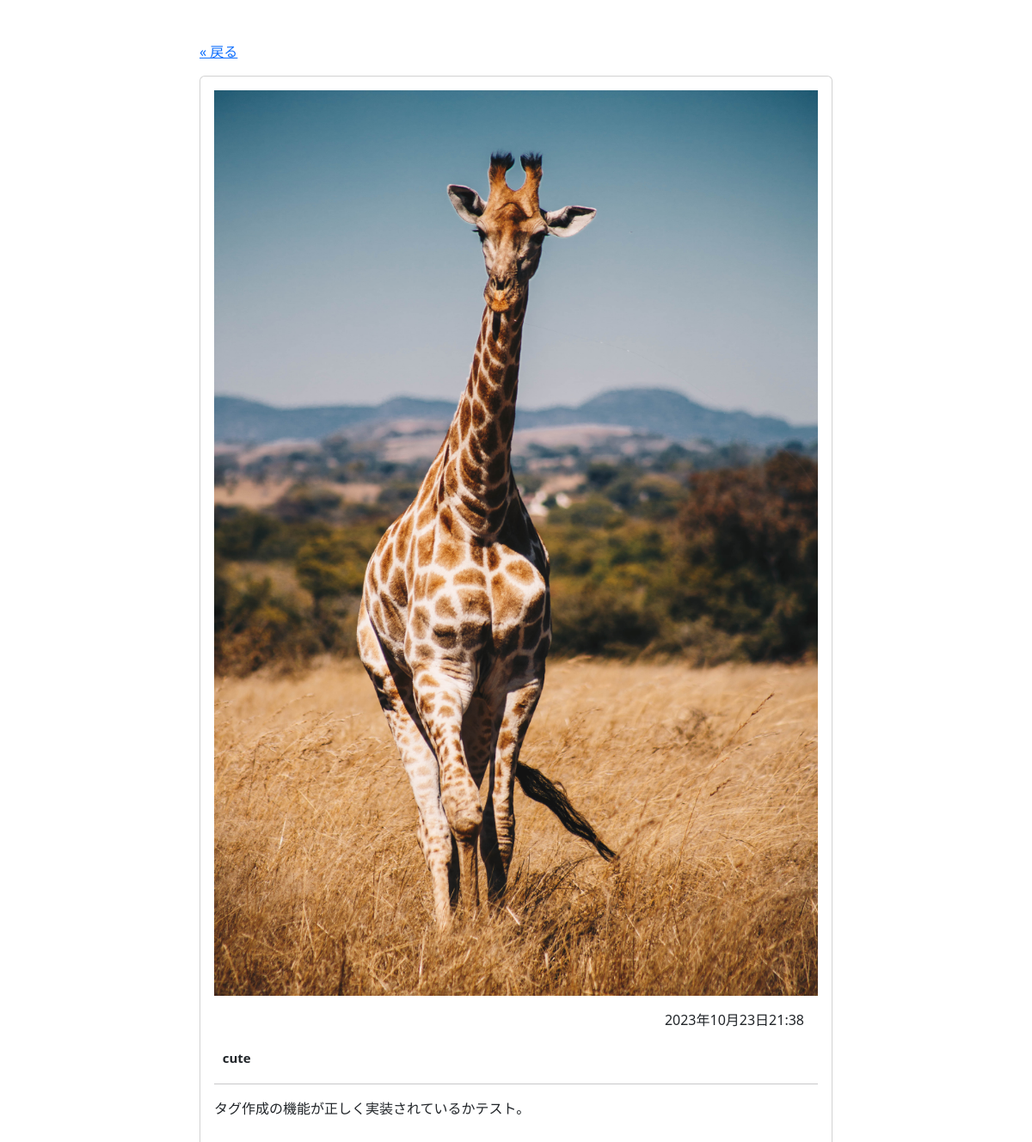
Page /photo/10 on the committed database.
### album/models.py (models this page shows, shortened)
class Photo(models.Model):
  image = models.ImageField(null=False, blank=False, upload_to="uploads/")
  description = models.TextField(null=True, blank=True)
  created_at = models.DateTimeField(auto_now_add=True)
  tags = models.ManyToManyField(Tag, blank=True)

class Tag(models.Model):
  name = models.CharField(max_length=32, primary_key=True)
  def __str__(self):
    return self.name

### album/views.py (the view)
# urls.py: path("photo/<int:pk>", PhotoDetailView.as_view(), name="photo-detail"),
class PhotoDetailView(DetailView):
  model = Photo
  template_name = "album/photo_detail.html"
  context_object_name = "photo"

### album/templates/album/photo_detail.html
{% extends "album/base.html" %}
{% block content %}
<div class="container">
  <div class="row justify-content-center">
    <div class="col-lg-8 col-md-10">
      <p><a href="{{request.META.HTTP_REFERER}}">« 戻る</a></p>
      <div class="card">
        <div class="card-body">
          <img src="{{ photo.image.url }}" class="img-fluid">
          <p class="m-3 text-end">{{ photo.created_at }}</p>
          <p class="fs-5">
            {% for tag in photo.tags.all %}
            <span class="badge rounded-pill bd-light text-dark">
              {{tag}}
            </span>
            {% endfor %}
          </p>
          <hr>
          <p>{{ photo.description }}</p>
        </div>
      </div>
    </div>
  </div>
</div>
{% endblock content %}

### rows in the picture
Photo: image (picture), created_at "2023年10月23日21:38", description "タグ作成の機能が正しく実装されているかテスト。"
Tag: name "cute"
